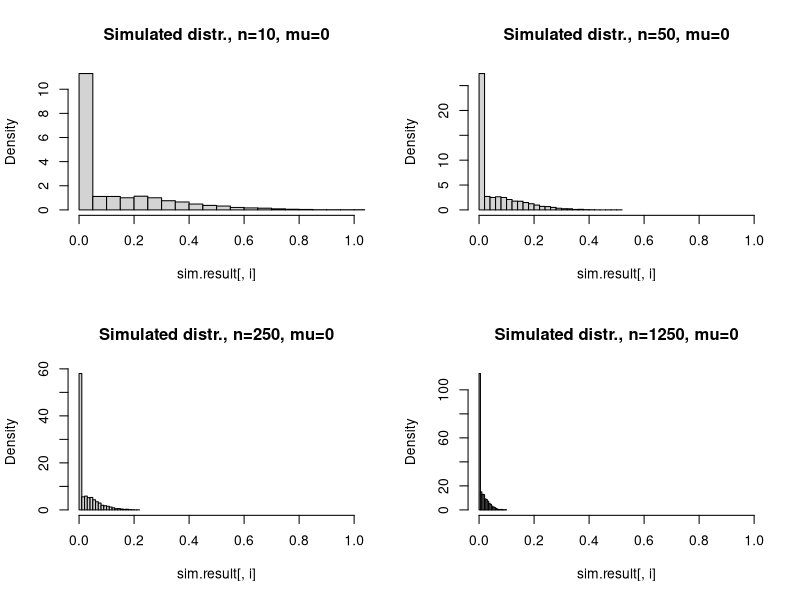
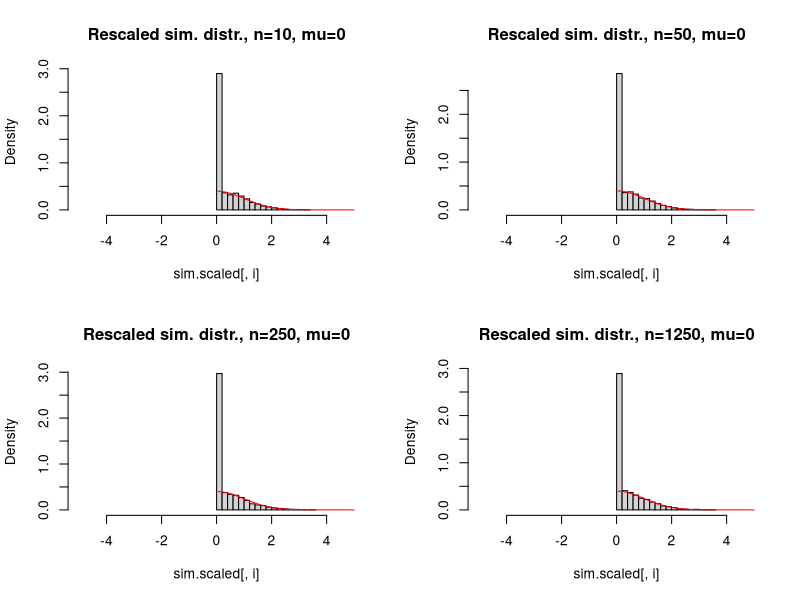
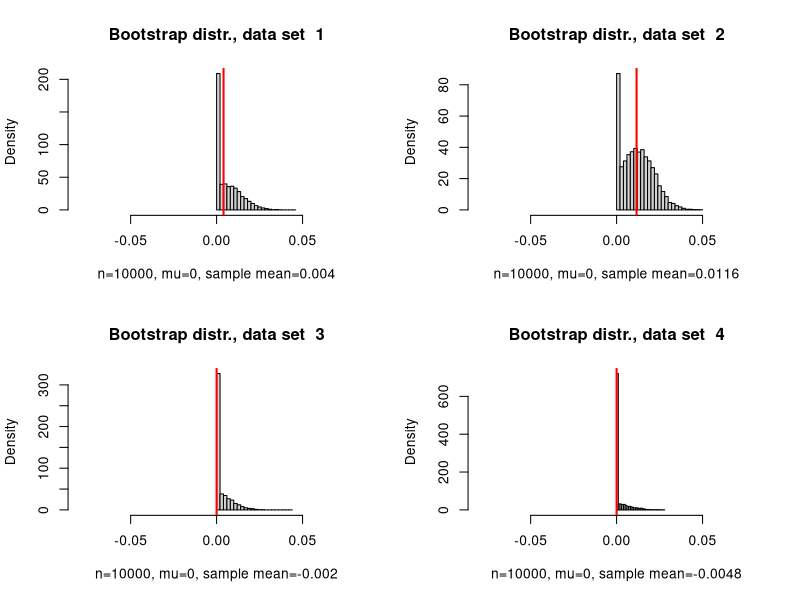
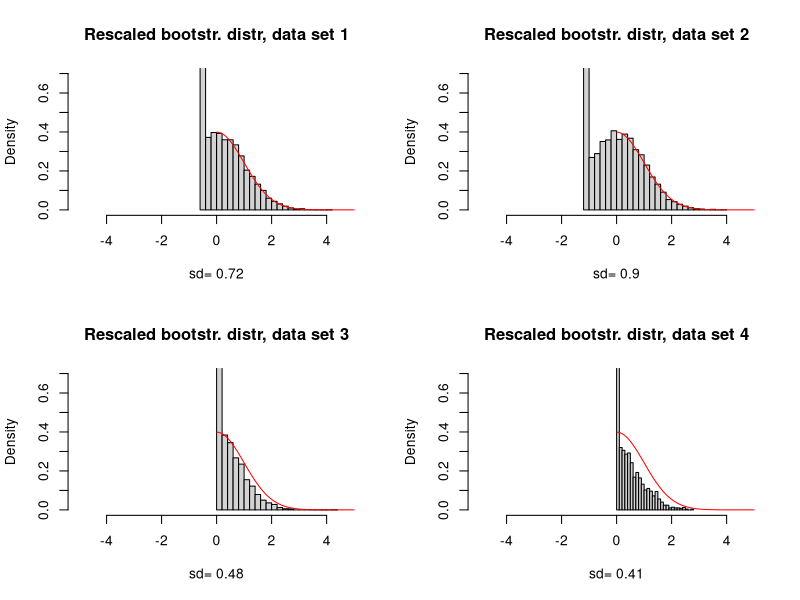
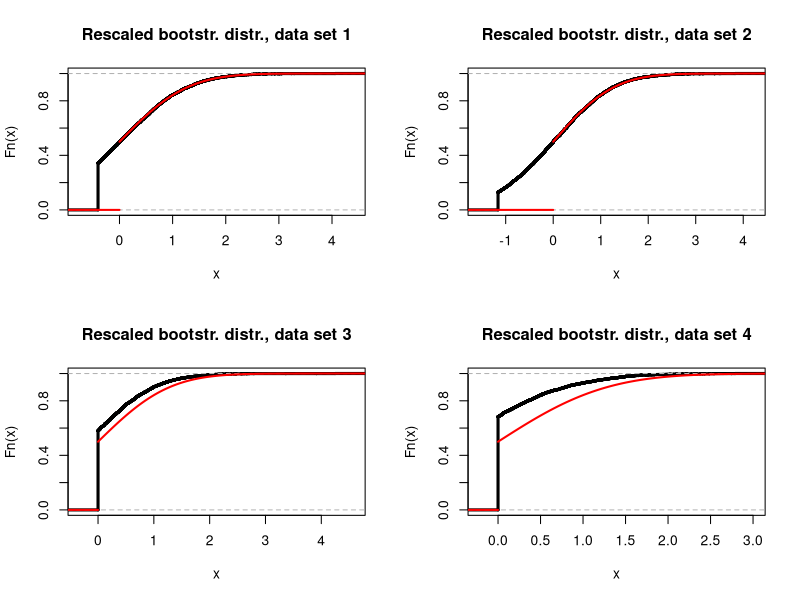
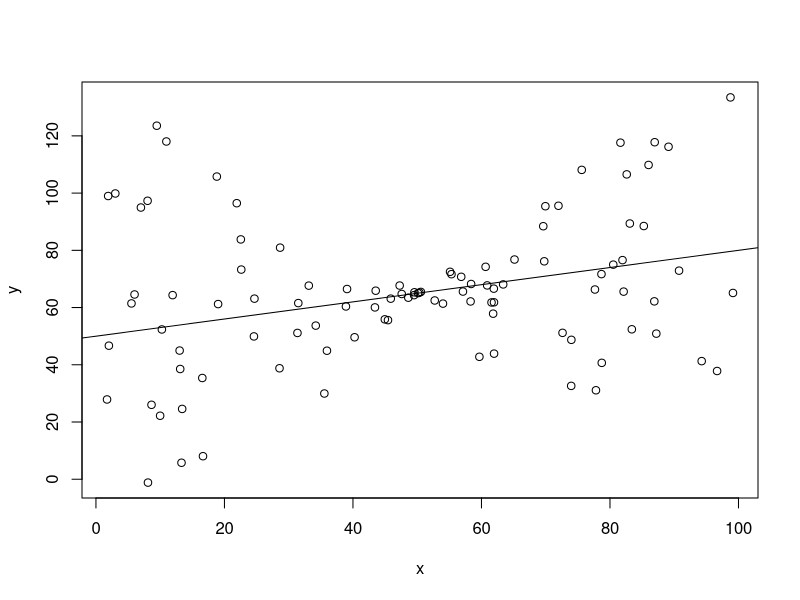

Source code (R) for these figures, in order:
# setwd("~/0 - Teaching/Computational Statistics/Rcode")

# An example of bootstrap inconsistency

###########################################################
# Example taking from Andrews (2000):
#   https://www.jstor.org/stable/2999432?seq=1#page_scan_tab_contents

# We consider iid data X_1,...,X_n from N(mu,1) distribution, 
#   where we know mu >= 0.
# 
# The MLE for mu: hat mu_n = max(\bar X_n,0).
#   sqrt(n)*(hat mu_n - mu) is asymptotically distributed as:
#      Z if mu>0
#      max(Z,0) if mu=0
#   where Z ~ N(0,1)
# The bootstrap is consistent if mu>0 and inconsistent if mu=0.
#   (Inconsistency can occur if parameter is on the boundary 
#    of the parameter space.)
#
# Note: In this case we know the limiting distribution, 
#       so there is no real need to do the bootstrap. 
#       But since we know the limiting distribution, we can use 
#       this as an example to see when the bootstrap works and 
#       doesn't work. 

library(boot)

# function that samples data set of size n and computes MLE
sim.mle <- function(n, mu){
  data <- rnorm(n, mean=mu, sd=1)
  return(max(mean(data),0))
}

# simulation settings:   
# (run the code once with mu=0.2. Then the bootstrap is consistent.
#  run the code once with mu=0. Then the boostrap is inconsistent.)

#mu <- 0.2
mu <- 0
n <- c(10,50,250,1250)
reps <- 5000

#### First we simulate the limiting distribution:

sim.result <- matrix(numeric(4*reps),ncol=4)
# ith column will contain mles for sample size n[i]

set.seed(123)

par(mfrow=c(2,2))
xlim=c(0,1)
for(i in 1:4){
  sim.result[,i] <- replicate( reps, sim.mle(n[i],mu) )
  hist(sim.result[,i], freq=F, breaks=20, xlim=xlim, main=paste("Simulated distr., n=",n[i],", mu=", mu, sep=""))
  grid <- seq(from=0,to=1,length=100)
  if (mu>0){
    lines(grid, dnorm(grid, mean=mu, sd=1/sqrt(n[i])),col="red")
  }
}
# red curve is density of asymptotic normal distrbution of hat mu_n

# rescaled distribution: sqrt(n)*(hat mu_n - mu)
sim.scaled <- matrix(numeric(4*reps), ncol=4)
for (i in 1:4){
  sim.scaled[,i] <- sqrt(n[i])*(sim.result[,i] - mu)
}

#jpeg(paste("Bootstrap-Simulation-mu",10*mu,".jpg", sep=""))
par(mfrow=c(2,2))
xlim=c(-5,5)
for(i in 1:4){
  hist(sim.scaled[,i], freq=F, breaks=20,xlim=xlim, 
         main=paste("Rescaled sim. distr., n=",n[i],", mu=",mu,sep=""))
  grid <- seq(from=-5,to=5,length=100)
  if (mu>0){
     lines(grid, dnorm(grid), col="red")
  }else{
    lines(grid[grid>=0], dnorm(grid[grid>=0],sd=1), col="red")
  }
  #legend("topleft", c("Limiting distr."), lty=c(1), col=c("red"))
}
#dev.off()


#### Now try bootstrap:

# function that computes median of data[index]
mle.fn <- function(data, index){
  return(max(mean(data[index]),0))
}

# settings for bootstrap:
set.seed(321)
R <- 5000
#n <- 250
n <- 10000
xlim <- c(mu-8/sqrt(n),mu+8/sqrt(n))

boot.result <- matrix(numeric(4*R),ncol=4)
# ith column will contain bootstrapped estimators for data set i

mles <- numeric(4)
# ith entry will contain mle based on data set i

par(mfrow=c(2,2))
for(i in 1:4){
  data <- rnorm(n,mean=mu)
  mles[i] <- max(mean(data),0)
  boot.result[,i] <- boot(data, mle.fn, R)$t
  hist(boot.result[,i], freq=F, breaks=20, xlim=xlim, 
       main=paste("Bootstrap distr., data set ",i),
       xlab=paste("n=",n,", mu=",mu,", sample mean=",
                  round(mean(data),4),sep=""))
  abline(v=mles[i],col="red",lwd=2)
}

# rescaled distribution: sqrt(n)*(hat mu_n* - hat mu_n)
boot.scaled <- matrix(numeric(4*R), ncol=4)
for (i in 1:4){
  boot.scaled[,i] <- sqrt(n)*(boot.result[,i] - mles[i])
}

#jpeg(paste("Bootstrap-mu",10*mu,".jpg", sep=""))
par(mfrow=c(2,2))
xlim=c(-5,5)
ylim=c(0,.7)
for(i in 1:4){
  hist(boot.scaled[,i], freq=F, breaks=20, xlim=xlim, ylim=ylim, 
       main=paste("Rescaled bootstr. distr, data set", i),
       xlab=paste("sd=",round(sd(boot.scaled[,i]),2)))
  grid <- seq(from=-5,to=5,length=1000)
  if (mu>0){
    lines(grid, dnorm(grid, 0, sd=1), col="red")
  }else{
    lines(grid[grid>=0], dnorm(grid[grid>=0],sd=1), col="red")
  }  
  #legend("topleft", c("Limiting distr."), lty=c(1), col=c("red"))
}
#dev.off()

# look at CDFs
#jpeg(paste("Bootstrap-ecdf",10*mu,".jpeg",sep=""))
par(mfrow=c(2,2))
for (i in 1:4){
  plot(ecdf(boot.scaled[,i]), 
       main=paste("Rescaled bootstr. distr., data set",i),
       verticals = TRUE, do.points = FALSE,lwd=3)
  gridl <- seq(from=-5,to=0,length=100)
  gridr <- seq(from=0,to=5,length=100)
  if (mu>0){
    lines(grid, pnorm(grid), col="red",lwd=2)
  }else{
    lines(gridr, pnorm(gridr), col="red",lwd=2)
    lines(gridl, rep(0,length(gridl)), col="red",lwd=2)
  }
  #legend("topleft", c("Emp. CDF bootstrap", "Limiting distr."), lty=c(1,1), col=c(1,"red"))
}
#dev.off()



##############################################################
# Estimating the Accuracy of a Linear Regression Model

# Simulate from model with heteroscedastic errors 
# (non-constant variance)

library(boot)
set.seed(999)

n <- 100

generate.data <- function(){
   x <- runif(n,0,100)
   eps <- rnorm(n,0,abs(x-50))
   y <- 50 + 0.3*x + eps
   return(data.frame(cbind(x,y)))
}

dat <- generate.data()

par(mfrow=c(1,1))
plot(y~x,data=dat)
abline(50,0.3)

fit1 <- lm(y~x,data=dat)
summary(fit1)
confint(fit1)

# We cannot trust the standard error estimates, and hence
#   we cannot trust the p-values and confidence intervals
# Since we generated the data ourselves, we can approximate
#   the standard errors by simulation

simul <- function(){
  data.temp <- generate.data()
  return(coef(lm(y~x,data=data.temp)))
}

res.coef <- replicate(1000, simul())
(se.int.sim <- sd(res.coef[1,]))
(se.slope.sim <- sd(res.coef[2,]))

# This is a situation where the bootstrap should work.
# We resample pairs of (x,y)
# Why is it wrong to resample only the y's?

boot.fn=function(data,index){
  return(coef(lm(y~x,data=data,subset=index)))
}

boot(dat, boot.fn, 5000)

# compare to simulation values
se.int.sim
se.slope.sim

# compare to output of lm()
summary(fit1)$coef


